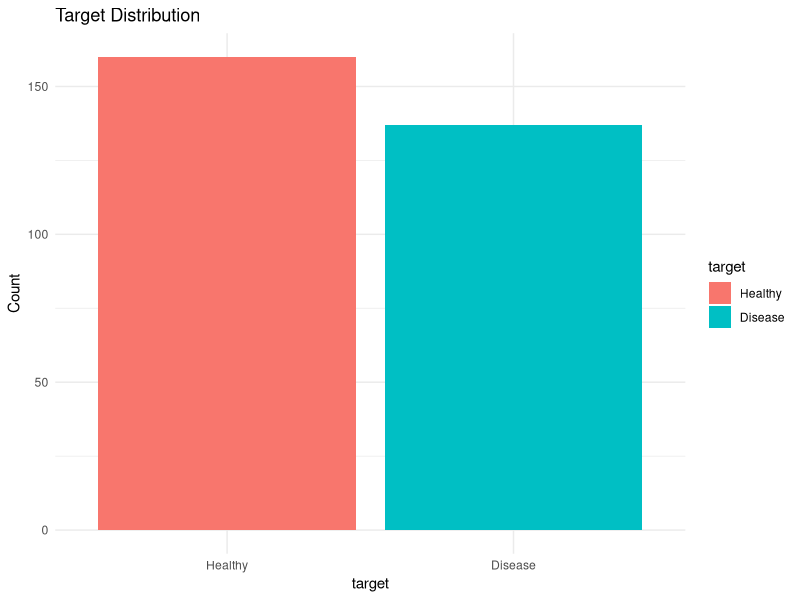
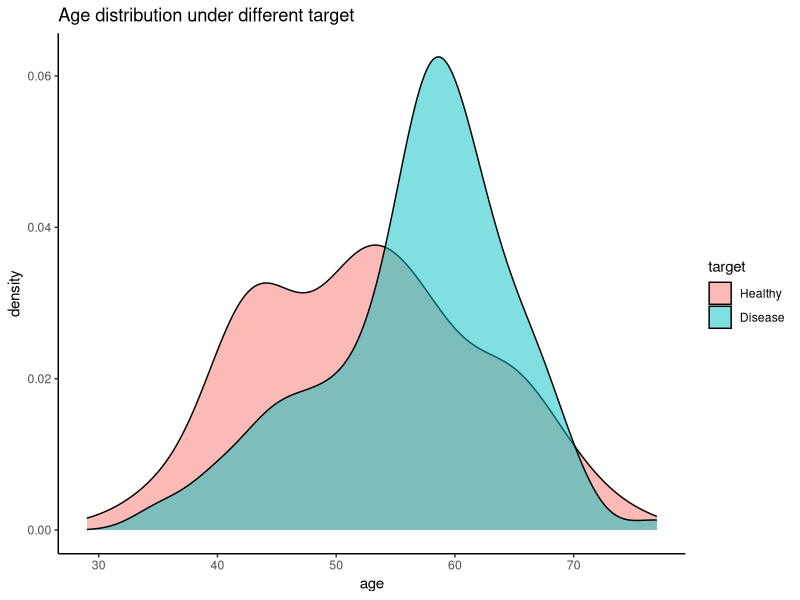
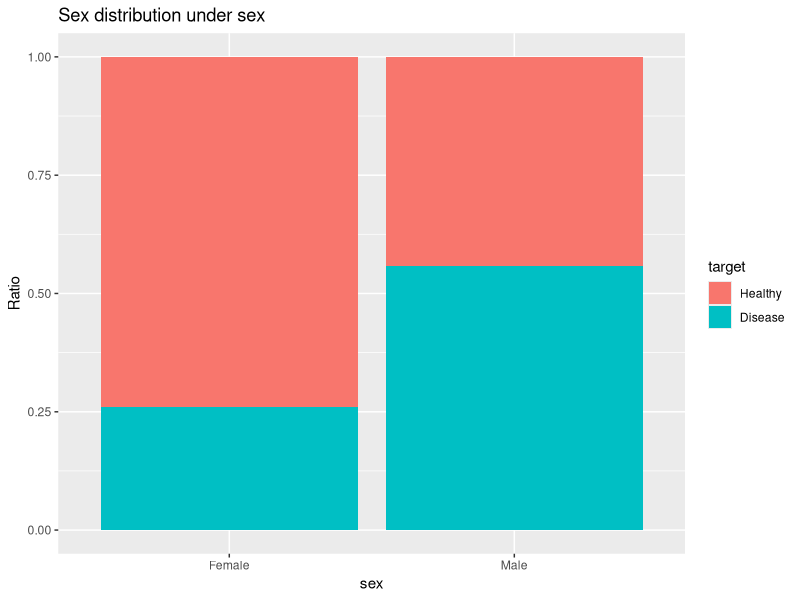
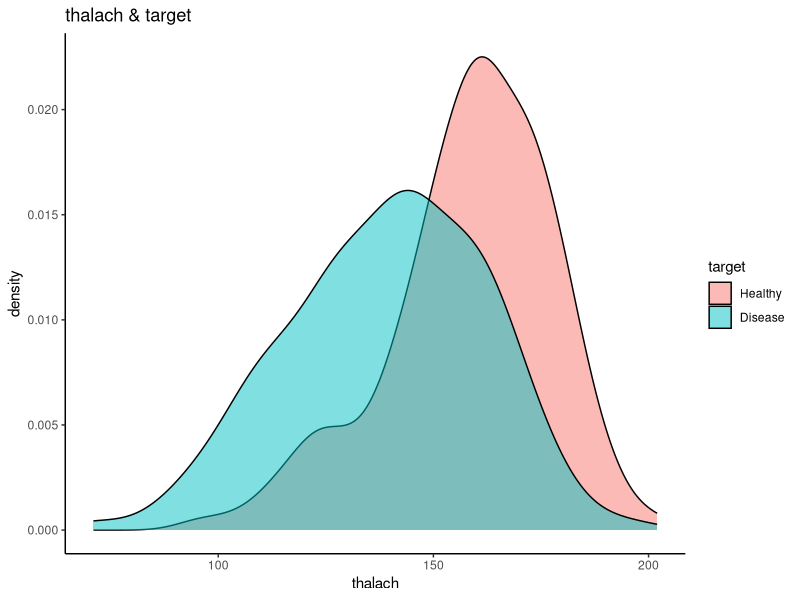

These figures' R source, in order:
# 创建存放路径和报告名称
pdf("projects/heart_disease/result/EDA.pdf")

# 1. 目标变量的分布
# 首先我们要知道，样本里患病的和正常的人数比例
library(ggplot2)

df <- read.csv("data/heart_disease/heart_cleaned.csv")

# print(df) # 随手检查数据集是个好习惯

# 转换 target 为因子方便绘图
df$target <- factor(df$target,
    levels = c(0, 1),
    labels = c("Healthy", "Disease")
)

ggplot(df, aes(x = target, fill = target)) +
    geom_bar() +
    theme_minimal() +
    labs(title = "Target Distribution", y = "Count")

# 2. 年龄与心脏病的关系（直方图/密度图）
ggplot(df, aes(x = age, fill = target)) +
    geom_density(alpha = 0.5) + # alpha 设置透明度，方面重叠观察
    theme_classic() +
    labs(title = "Age distribution under different target")

# 3. 性别与心脏病
# 转换性别因子
df$sex <- factor(df$sex,
    levels = c(0, 1),
    labels = c("Female", "Male")
)

ggplot(df, aes(x = sex, fill = target)) +
    geom_bar(position = "fill") + # “fill” 会显示比例，而不是绝对人数
    labs(title = "Sex distribution under sex", y = "Ratio")

# 4. 最大心率和心脏病的关系
ggplot(df, aes(x = thalach, fill = target)) +
    geom_density(alpha = 0.5) +
    theme_classic() +
    labs(title = "thalach & target", x = "thalach", fill = "target")

# 结尾务必记得关闭，释放内存
dev.off()
